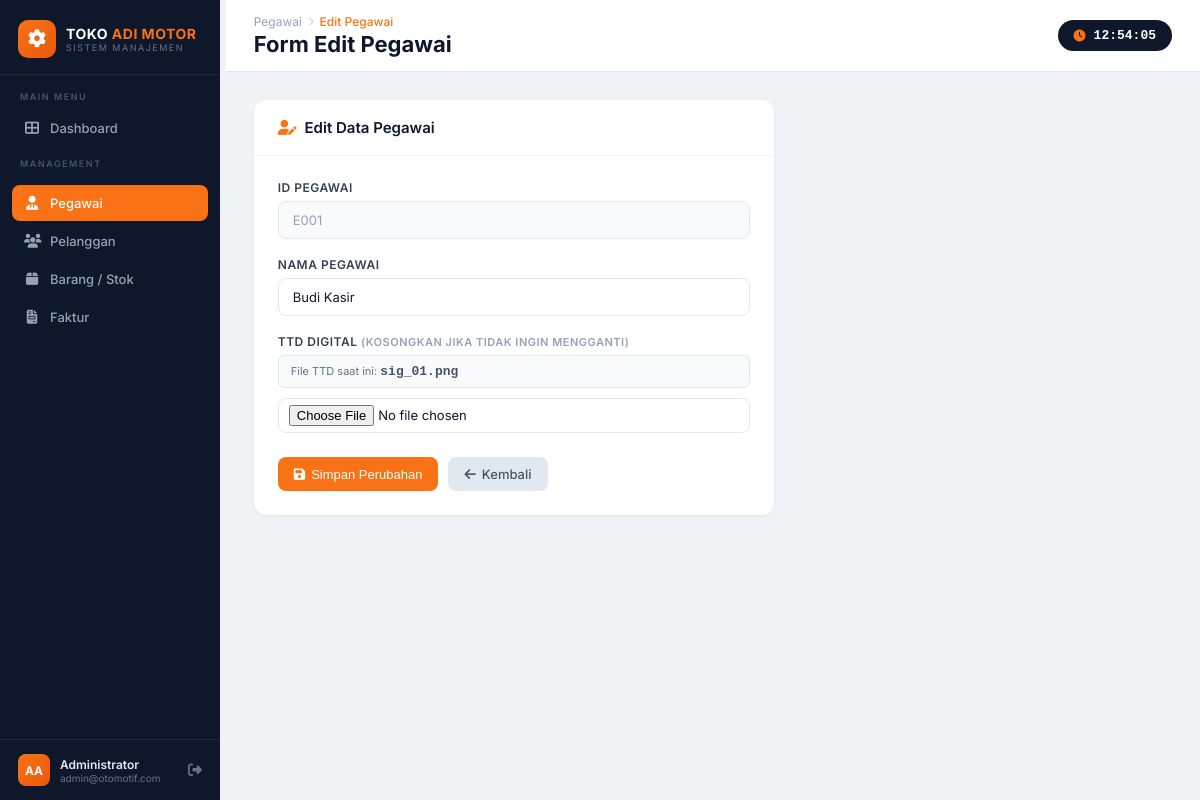
The app's page /pegawai/pegawaiubah.php?idpegawai=E001 with its own data.
### tables this page shows
CREATE TABLE `pegawai` (
  `idpegawai` varchar(10) NOT NULL,
  `NamaPegawai` varchar(100) NOT NULL,
  `TTD_Digital_Pegawai` text DEFAULT NULL
);

### pegawai/pegawaiubah.php (the view, shortened to what this page needs)
<?php
include '../config/koneksi.php';
if (isset($_GET['idpegawai'])) {
    $id    = $_GET['idpegawai'];
    $query = mysqli_query($conn, "SELECT * FROM pegawai WHERE idpegawai = '$id'");
    $data  = mysqli_fetch_array($query);
} else {
    header("location:pegawailihat.php"); exit;
}
?>
<?php include '../config/sidebar.php'; ?>
<div class="topbar">
    <div>
        <div class="topbar-breadcrumb">
            <span class="bc-app">Pegawai</span>
            <span class="bc-sep"><i class="fas fa-chevron-right" style="font-size:9px"></i></span>
            <span class="bc-current">Edit Pegawai</span>
        </div>
        <div class="topbar-title">Form Edit Pegawai</div>
    </div>
    <div class="topbar-clock"><i class="fas fa-clock"></i><span id="live-clock">00:00:00</span></div>
</div>
<div class="page-body">
    <div class="card" style="max-width:520px;">
        <div class="card-header">
            <span class="card-title"><i class="fas fa-user-pen" style="color:#f97316;margin-right:8px;"></i>Edit Data Pegawai</span>
        </div>
        <div style="padding:24px;">
            <form action="" method="post" enctype="multipart/form-data">
                <div class="form-group">
                    <label class="form-label">ID Pegawai</label>
                    <input type="text" class="form-control" value="<?php echo $data['idpegawai']; ?>" readonly
                           style="background:#f8fafc;color:#94a3b8;">
                </div>
                <div class="form-group">
                    <label class="form-label">Nama Pegawai</label>
                    <input type="text" name="NamaPegawai" class="form-control" value="<?php echo $data['NamaPegawai']; ?>">
                </div>
                <div class="form-group">
                    <label class="form-label">TTD Digital
                        <span style="font-size:11px;color:#94a3b8;">(Kosongkan jika tidak ingin mengganti)</span>
                    </label>
                    <?php if (!empty($data['TTD_Digital_Pegawai'])): ?>
                    <div style="margin-bottom:10px;padding:8px 12px;background:#f8fafc;border:1px solid #e2e8f0;border-radius:6px;">
                        <span style="font-size:11px;color:#64748b;">File TTD saat ini: </span>
                        <span style="font-size:13px;font-weight:700;color:#475569;font-family:monospace;">
                            <?php echo htmlspecialchars($data['TTD_Digital_Pegawai']); ?>
                        </span>
                    </div>
                    <?php endif; ?>
                    <input type="file" name="TTD_file" id="TTD_file" class="form-control"
                           accept=".jpg,.jpeg,.png"
                           onchange="tampilkanNamaFile(this)"
                           style="padding:6px 10px;">
                </div>
                <div class="form-actions">
                    <button type="submit" name="proses" class="btn btn-primary"><i class="fas fa-save"></i> Simpan Perubahan</button>
                    <a href="pegawailihat.php" class="btn btn-secondary"><i class="fas fa-arrow-left"></i> Kembali</a>
                </div>
            </form>
        </div>
    </div>
</div>
</div>
</body>
</html>

### config/sidebar.php (style rules this page uses)
* { margin: 0; padding: 0; box-sizing: border-box; }
body { font-family: 'Inter', sans-serif; background: #f0f2f5; display: flex; min-height: 100vh; color: #333; }
.topbar { background: #fff; padding: 14px 28px; display: flex; align-items: center; justify-content: space-between; border-bottom: 1px solid #e2e8f0; position: sticky; top: 0; z-index: 50; }
.topbar-breadcrumb { display: flex; align-items: center; gap: 6px; }
.topbar-breadcrumb .bc-app { color: #94a3b8; font-size: 12px; }
.topbar-breadcrumb .bc-sep { color: #cbd5e1; font-size: 12px; }
.topbar-breadcrumb .bc-current { color: #f97316; font-size: 12px; font-weight: 500; }
.topbar-title { font-size: 22px; font-weight: 700; color: #0f172a; margin-top: 2px; }
.topbar-clock { background: #0f172a; color: #fff; padding: 8px 16px; border-radius: 20px; font-size: 13px; font-weight: 600; font-family: monospace; display: flex; align-items: center; gap: 8px; }
.topbar-clock i { color: #f97316; font-size: 12px; }
.page-body { padding: 28px; flex: 1; }
.card { background: #fff; border-radius: 12px; box-shadow: 0 1px 3px rgba(0,0,0,.06); overflow: hidden; }
.card-header { padding: 18px 24px; border-bottom: 1px solid #f1f5f9; display: flex; align-items: center; justify-content: space-between; }
.card-title { font-size: 15px; font-weight: 600; color: #0f172a; }
.btn { display: inline-flex; align-items: center; gap: 6px; padding: 9px 16px; border-radius: 8px; font-size: 13px; font-weight: 500; text-decoration: none; border: none; cursor: pointer; transition: all 0.2s; }
.btn-primary { background: #f97316; color: #fff; }
.btn-secondary { background: #e2e8f0; color: #475569; }
.form-group { margin-bottom: 18px; }
.form-label { display: block; font-size: 12px; font-weight: 600; color: #374151; margin-bottom: 6px; text-transform: uppercase; letter-spacing: 0.5px; }
.form-control { width: 100%; padding: 10px 14px; border: 1.5px solid #e2e8f0; border-radius: 8px; font-size: 13px; color: #0f172a; font-family: 'Inter', sans-serif; transition: border-color 0.2s, box-shadow 0.2s; background: #fff; }
.form-actions { display: flex; gap: 10px; margin-top: 24px; }

### records on screen
pegawai: idpegawai "E001", NamaPegawai "Budi Kasir", TTD_Digital_Pegawai "sig_01.png"
